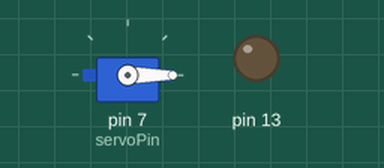
Simulated run of this sketch. Board: Arduino Uno, built with avr-gcc and run on an emulated ATmega328P. On the bench: servo, output pins drawn as LEDs (lit = HIGH).

Above: at 0.05 s.
At 2.05 s:
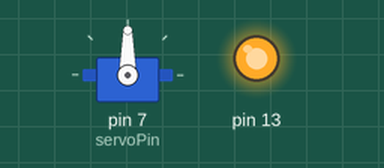
At 4.0 s:
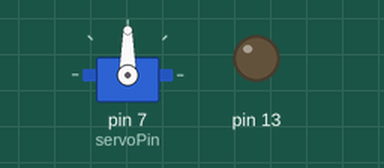
Timing chart, 0 to 5.2 s (numbered marks = the images above):
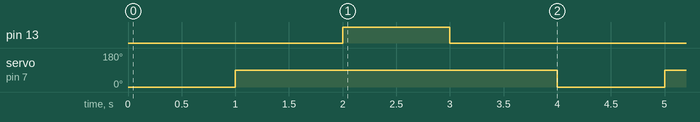

Measured:
- by itself, pin 13: alternates HIGH for 1.0 s and LOW for 3.0 s
- by itself, servo on pin 7 (servoPin): alternates 90° for 3.0 s and 0° for 1.0 s

The sketch:

sketch_dec30aSERVO_Moter.ino
```cpp
// Include the Servo library
#include <Servo.h>
// Declare the Servo pin
int servoPin = 7;
// Create a servo object
Servo Servo1;
void setup() {
   // We need to attach the servo to the used pin number
   Servo1.attach(servoPin);
   pinMode(13, OUTPUT);
}
void loop(){
   // Make servo go to 0 degrees
   Servo1.write(0);
   delay(1000);
   // Make servo go to 90 degrees
   Servo1.write(90);
   delay(1000);
   // Make servo go to 180 degrees
   //Servo1.write(180);
   digitalWrite(13, HIGH);
   delay(1000);
   //Servo1.write(360);
   digitalWrite(13, LOW);
   delay(1000);
}
```
